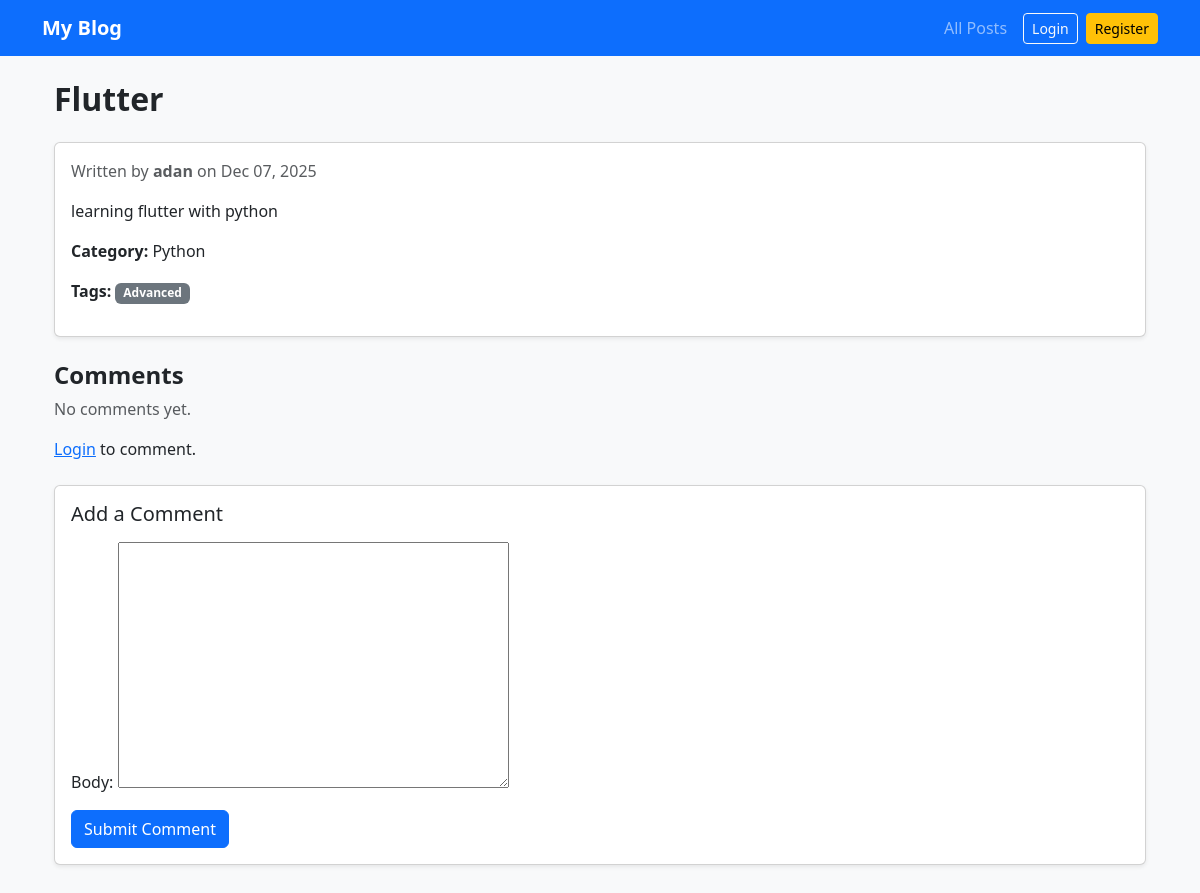
The page /flutter/ on the database its author committed.
### blog/models.py (models this page shows, shortened)
class Post(models.Model):
    author = models.ForeignKey(User,on_delete=models.CASCADE,related_name="posts")
    title = models.CharField(max_length=100)
    slug = models.SlugField(unique=True,blank=True)
    body = models.TextField()
    created_at = models.DateTimeField(auto_now_add=True)
    category =models.ForeignKey(Category, on_delete=models.CASCADE)
    tags = models.ManyToManyField("Tag",blank=True)
    class Meta:
        ordering = ['-created_at']

class Category(models.Model):
    name = models.CharField(max_length=100)
    slug = models.SlugField(unique=True,blank=True)

class Tag(models.Model):
    name = models.CharField(max_length=50)
    slug = models.SlugField(unique=True,blank=True)

### blog/views.py (the view)
# urls.py: path("<slug:slug>/",views.post_detail,name = "post_detail"),
def post_detail(request, slug):
    post = get_object_or_404(Post, slug=slug)
    comments = post.comment_set.all()  # fetch all comments for this post
    if request.method == "POST":
        if not request.user.is_authenticated:
            return redirect('accounts:login')
        form = CommentForm(request.POST)
        if form.is_valid():
            comment = form.save(commit=False)
            comment.post = post  # associate comment with this post
            comment.author = request.user
            comment.save()
            return redirect("blog:post_detail", slug=post.slug)
    else:
        form = CommentForm()
    return render(request, "blog/post_detail.html", {
        "post": post,
        "comments": comments,
        "form": form
    })

### blog/forms.py
class CommentForm(forms.ModelForm):
    class Meta:
        model = Comment
        fields = ["body"]

### blog/templates/blog/post_detail.html (shortened to what this page needs)
{% extends "blog/base.html" %}
{% load crispy_forms_tags %}
{% block content %}
<div class="container mt-4">
  <div class="d-flex justify-content-between align-items-center mb-3">
    <h2 class="fw-bold">{{ post.title }}</h2>
  </div>
  <div class="card shadow-sm mb-4">
    <div class="card-body">
      <p class="text-muted mb-2">
        Written by <strong>{{ post.author.username }}</strong>
        on {{ post.created_at|date:"M d, Y" }}
      </p>
      <p class="mt-3">{{ post.body }}</p>
      <p>
        <strong>Category:</strong> {{ post.category.name }}
      </p>
      <p>
        <strong>Tags:</strong>
        {% for tag in post.tags.all %}
          <span class="badge bg-secondary">{{ tag.name }}</span>
        {% empty %}
          <span class="text-muted">No tags</span>
        {% endfor %}
      </p>
    </div>
  </div>
  <h4 class="fw-bold mt-4">Comments</h4>
{% for comment in comments %}
  <div class="card mb-2">
    <div class="card-body">
      <strong>{{ comment.author.username }}</strong>
      <p class="mb-1">{{ comment.body }}</p>
      <small class="text-muted">
        {{ comment.created_at|date:"M d, Y H:i" }}
      </small>
    </div>
  </div>
{% empty %}
  <p class="text-muted">No comments yet.</p>
{% endfor %}
{% if user.is_authenticated %}
  <div class="card mt-4 shadow-sm">
    <div class="card-body">
      <h5>Add a Comment</h5>
      <form method="POST">
        {% csrf_token %}
        {{ form.body|as_crispy_field|default:form.body }}
        <button type="submit" class="btn btn-primary mt-2">
          Submit
        </button>
      </form>
    </div>
  </div>
{% else %}
  <p class="mt-3">
    <a href="{% url 'accounts:login' %}">Login</a> to comment.
  </p>
{% endif %}
  <div class="card mt-4 shadow-sm">
    <div class="card-body">
      <h5 class="mb-3">Add a Comment</h5>
      <form method="POST">
        {{ form.as_p }}
        <button type="submit" class="btn btn-primary">
          Submit Comment
        </button>
      </form>
    </div>
  </div>
</div>
{% endblock %}

### rows shown on the page
Post: title "Flutter", author.username "adan", created_at "Dec 07, 2025", body "learning flutter with python", category.name "Python"
Tag: name "Advanced"
